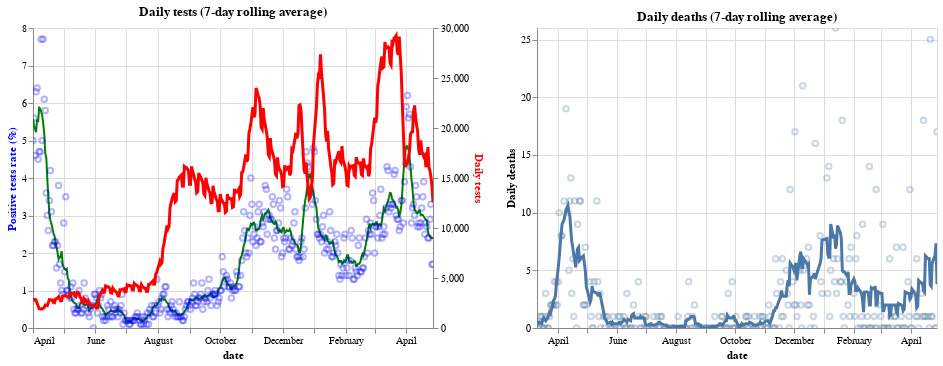

The code cell stored with this chart in its notebook:
### Code cell
plot_daily_tests() | plot_daily_deaths()

### Figure 1 — Vega-Lite specification as saved in the notebook (floating-point values rounded to 4 significant figures; data arrays with more than 128 entries replaced by an {"elided": "..."} marker saying what was removed)
{"config": {"view": {"continuousWidth": 400, "continuousHeight": 300}}, "hconcat": [{"layer": [{"layer": [{"mark": {"type": "line", "color": "green", "size": 2, "tooltip": {"content": "encoding"}}, "encoding": {"x": {"type": "temporal", "field": "date"}, "y": {"type": "quantitative", "axis": {"title": "Positive tests rate (%)", "titleColor": "blue"}, "field": "pos_rate"}}, "selection": {"selector001": {"type": "interval", "bind": "scales", "encodings": ["x"]}, "selector002": {"type": "interval", "bind": "scales", "encodings": ["x", "y"]}}, "transform": [{"window": [{"op": "mean", "field": "pr100_pos", "as": "pos_rate"}], "frame": [-4, 3]}]}, {"mark": {"type": "point", "color": "blue", "opacity": 0.3}, "encoding": {"tooltip": [{"type": "temporal", "field": "date"}, {"type": "quantitative", "field": "pr100_pos"}, {"type": "quantitative", "field": "n_tests"}, {"type": "quantitative", "field": "n_pos"}, {"type": "quantitative", "field": "n_neg"}], "x": {"type": "temporal", "field": "date"}, "y": {"type": "quantitative", "field": "pr100_pos"}}}]}, {"mark": {"type": "line", "color": "red", "size": 3, "tooltip": {"content": "encoding"}}, "encoding": {"x": {"type": "temporal", "field": "date"}, "y": {"type": "quantitative", "axis": {"title": "Daily tests", "titleColor": "red"}, "field": "avg"}}, "title": "Daily tests (7-day rolling average)", "transform": [{"window": [{"op": "mean", "field": "n_tests", "as": "avg"}], "frame": [-4, 3]}]}], "data": {"name": "data-e7b4ee4fa42a734cc793158449ee6424"}, "resolve": {"scale": {"y": "independent"}}}, {"layer": [{"mark": {"type": "line", "size": 3, "tooltip": {"content": "encoding"}}, "encoding": {"x": {"type": "temporal", "field": "date"}, "y": {"type": "quantitative", "axis": {"title": "Daily deaths"}, "field": "avg"}}, "selection": {"selector001": {"type": "interval", "bind": "scales", "encodings": ["x"]}, "selector003": {"type": "interval", "bind": "scales", "encodings": ["x", "y"]}}, "title": "Daily deaths (7-day rolling average)", "transform": [{"window": [{"op": "mean", "field": "daily deaths", "as": "avg"}], "frame": [-4, 3]}]}, {"mark": {"type": "point", "opacity": 0.3}, "encoding": {"tooltip": [{"type": "temporal", "field": "date"}, {"type": "quantitative", "field": "daily deaths"}, {"type": "quantitative", "field": "deaths"}], "x": {"type": "temporal", "field": "date"}, "y": {"type": "quantitative", "field": "daily deaths"}}}], "data": {"name": "data-2fed5f18165d5014b7f6a62f17e0b58c"}}], "$schema": "https://vega.github.io/schema/vega-lite/v4.8.1.json", "datasets": {"data-e7b4ee4fa42a734cc793158449ee6424": {"elided": "392 records"}, "data-2fed5f18165d5014b7f6a62f17e0b58c": {"elided": "296 records"}}}
